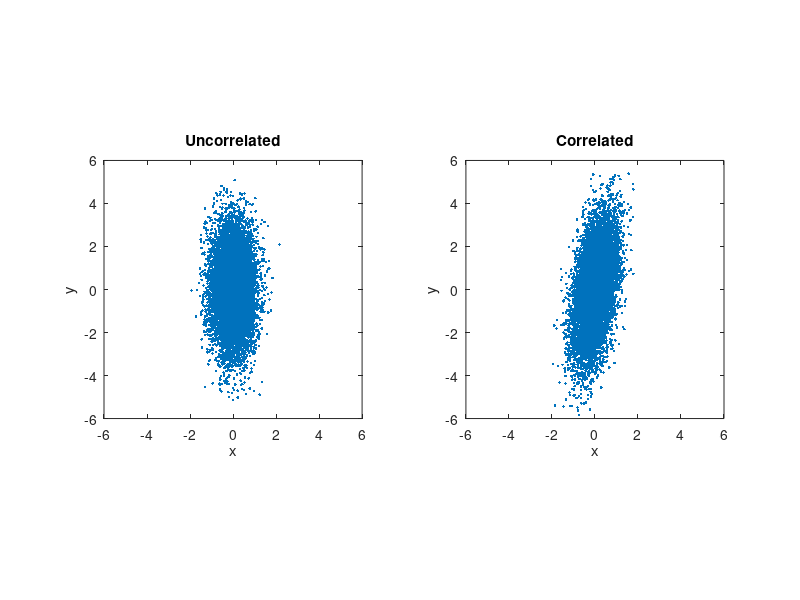
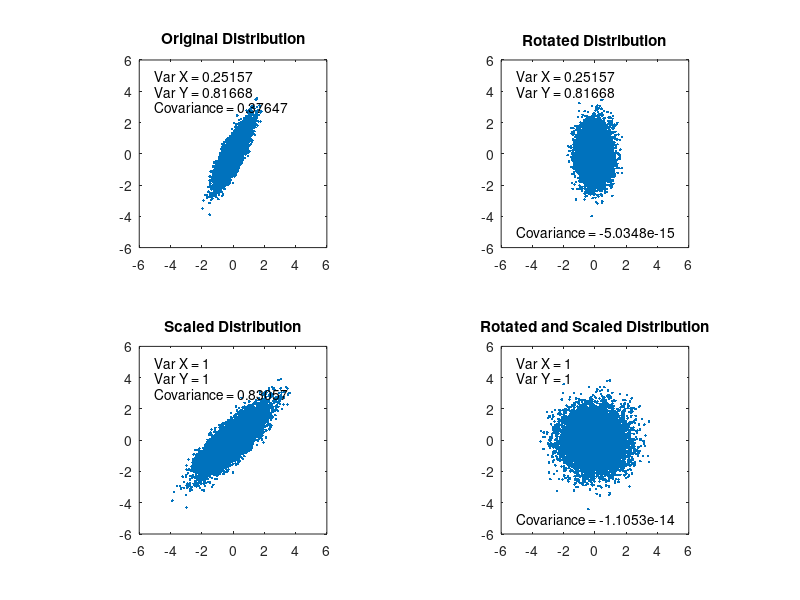

Recreate these plots in MATLAB, in order. (Note: this script raises an error after producing the figures.)
% J Patrick Weller
% PBio 545 Homework Assignment #5
% Created   3/1/12     JPW

clear all
close all

%% Question set #1:

%	(1) Explain the value of the components of the 2 dimensional covariance matrix in 
%		Example 2 above. 

Dist(:, 1) = normrnd(0,0.5,10000,1);
Dist(:, 2) = normrnd(0,1.5,10000,1);

Dist(:, 3) = normrnd(0,0.5,10000,1);			
Dist(:, 4) = normrnd(0,1.5,10000,1) + 1.5 * Dist(:, 3);

figure(1); clf;
subplot(1, 2, 1)
plot(Dist(:, 1), Dist(:, 2), '.');
axis([-6 6 -6 6])
axis square
xlabel('x')
ylabel('y')
title('Uncorrelated')
subplot(1, 2, 2)
plot(Dist(:, 3), Dist(:, 4), '.');
axis([-6 6 -6 6])
axis square
xlabel('x')
ylabel('y')
title('Correlated')

Covar1 = cov(Dist(:,1),Dist(:,2))
Covar2 = cov(Dist(:,3),Dist(:,4))

% The top left and bottom right component in this 2 dimensional covariance
% matrix are the variances of each of the individual distributions (x and
% y).  These values of Covar1 should not surprise us because they are the
% variances that we asked Matlab to create into the distributions (although
% we used standard deviations instead of variance: 0.5 and 1.5).  The upper
% right and lower left values are artifacts of having a finite amount of
% data.  While our two random variables have no actual covariance, any
% finite amount of draws from those distributions will have some near zero
% covariance.
% The variance of x in Covar2 is the same as in Covar1, but the variance of
% y is larger.  This is because we have added an additional amount of
% variance to each of our y components: we have added scaled values from
% our x distribution.  The upper right and lower left components are
% non-zero because we have a real covariance between x and y.
% Additionally, we have a positive value because there is a positive
% covariance between x and y.  That is to say, when x is positive, there is
% a greater-than-chance probability that y is also positive; and when x is
% negative, there is the same probability that y is also negative.  Thus,
% when we multiply each of these x and y values together, then sum, we have
% some positive value.  If there were no covariance, and when x was
% positive, y is just as likely to be positive as negative, these would sum
% to zero (with round-off error).  Note that we also adjust the
% distributions for their absolute positions within the axes - this is so
% we don't mistake two distributions without any covariance that both live
% entirely in the positive domain for having a positive covariance.

%%
%	(2) Which of the off diagonal elements in the covariance matrix for Example 4 above
%		are nonzero?  Why?

clear Dist;
NumDim = 6
for dim = 1:NumDim
	Dist(:, dim) = normrnd(0,dim,50000, 1);			
	if (dim > 1)
		Dist(:, dim) = Dist(:, dim) + 0.5 * Dist(:, dim-1);			
	end
end

cov(Dist)

% All of the off-diagonal elements in this covariance matrix are non-zero.
% This is because each element in a given dimension has some positive
% correlation with each element of the previous (points already drawn from
% the distribution of another dimension).  Thus, neighboring dimensions
% have the highest covariance: x has the greatest covariance with y ((1,2) 
% or (2,1) in the matrix), dimension 6 has the greatest covariance with
% dimension 5 ((6,5) or (5,6) in the matrix), and less covariance with 
% other dimensions the farther away they fall in the matrix.

%%
%	(3) Can you separate inv(Covar^0.5) as above into the product of a rotation and 
%		a scaling matrix?

% Yes, it should be possible.  Both rotation and scaling are linear
% processes, so they are seperable.  

clear Dist

Dist(:, 1) = normrnd(0,0.5,10000,1);			
Dist(:, 2) = normrnd(0,0.5,10000,1) + 1.5 * Dist(:, 1);

Covar = cov(Dist);

ScaleMat = [1/Covar(1,1)^.5 0; 0 1/Covar(2,2)^.5];
ScaleDist = Dist * ScaleMat';
CovSc = cov(ScaleDist);

RotMat = inv(Covar^.5)/ScaleMat;
RotDist =  Dist * RotMat;
CovRot = cov(RotDist);

RotScMat = inv(Covar^.5);
RotScDist = Dist * RotScMat;
CovRS = cov(RotScDist);

figure(3);
subplot(2,2,1)
plot(Dist(:,1),Dist(:,2),'.')
axis([-6 6 -6 6])
axis square
title('Original Distribution')
text(-5,5,['Var X = ' num2str(Covar(1,1))])
text(-5,4,['Var Y = ' num2str(Covar(2,2))])
text(-5,3,['Covariance = ' num2str(Covar(1,2))])
subplot(2,2,2)
plot(RotDist(:,1),RotDist(:,2),'.')
axis([-6 6 -6 6])
axis square
title('Rotated Distribution')
text(-5,5,['Var X = ' num2str(CovRot(1,1))])
text(-5,4,['Var Y = ' num2str(CovRot(2,2))])
text(-5,-5,['Covariance = ' num2str(CovRot(1,2))])
subplot(2,2,3)
plot(ScaleDist(:,1),ScaleDist(:,2),'.')
axis([-6 6 -6 6])
axis square
title('Scaled Distribution')
text(-5,5,['Var X = ' num2str(CovSc(1,1))])
text(-5,4,['Var Y = ' num2str(CovSc(2,2))])
text(-5,3,['Covariance = ' num2str(CovSc(1,2))])
subplot(2,2,4)
plot(RotScDist(:,1),RotScDist(:,2),'.')
axis([-6 6 -6 6])
axis square
title('Rotated and Scaled Distribution')
text(-5,5,['Var X = ' num2str(CovRS(1,1))])
text(-5,4,['Var Y = ' num2str(CovRS(2,2))])
text(-5,-5,['Covariance = ' num2str(CovRS(1,2))])


%% Question set #2:

%	(1) Can you think of another case where dimensional reduction is important?

% Anytime we are trying to find important components in a many-component
% system, dimension reduction will be useful.  The examples in the papers
% we are reading this week are clear examples: we have a cell that has some
% preferred stimulus.  The space of possible preferred stimuli is quite
% large (depending on how many things you vary, such as color, spacial
% extent or location, motion speed, motion direction, etc).  One
% possibility for finding the preferred stimulus (or, more likely, class of
% stimuli) without presenting every possible stimulus is to sample this
% space randomly, then find the directions of greatest variance.  These
% are the dimensions that the cell seems to "care about" the most.

%	(2) How much of the variance of the singles are we capturing with the first
%	    3 components above?  How much more do we get with 10 components?

ThreeDimVar = sum(sum(EigVal(118:120,118:120)));
TotalVar = sum(sum(EigVal));
ThreeDimVar/TotalVar

% With only three dimensions, we account for more than 83% of the total
% variance.

TenDimVar = sum(sum(EigVal(111:120,111:120)))
TenDimVar/TotalVar

% Using ten dimensions, we account for over 93% of the total variance.


%   (3) Why do we subtract the covariance of the failures from that of
%       the singles? 

% We subtract the covariance of the failures from the singles because we
% assume that the latter is still present in the former, even though a
% photon has increased the response of the cell.  Thus, if we did not
% subtract this "dark variance" from the activity of a cell exposed to a
% photon, then we would be mixing the variance of one with the variance of
% another, and not isolating the variance due to the activation by a
% photon.


%   (4) Why don't any of the eigenvectors we recover look like the mean single
%       photon response?

% The eigenvectors don't look like the mean single photon response because
% each of the eigenvectors are measures of variance, not components of any
% of the individual responses.  An eigenvector tells us which direction
% (from the origin) along which a collection of points has the greatest
% variance.  Since that group of points may be indefinitely far from the
% origin, and since thier greatest variance may be in a direction
% orthoganal to the direction of the origin, that eigenvector will bear 
% very little resemblance to the mean of those points.
